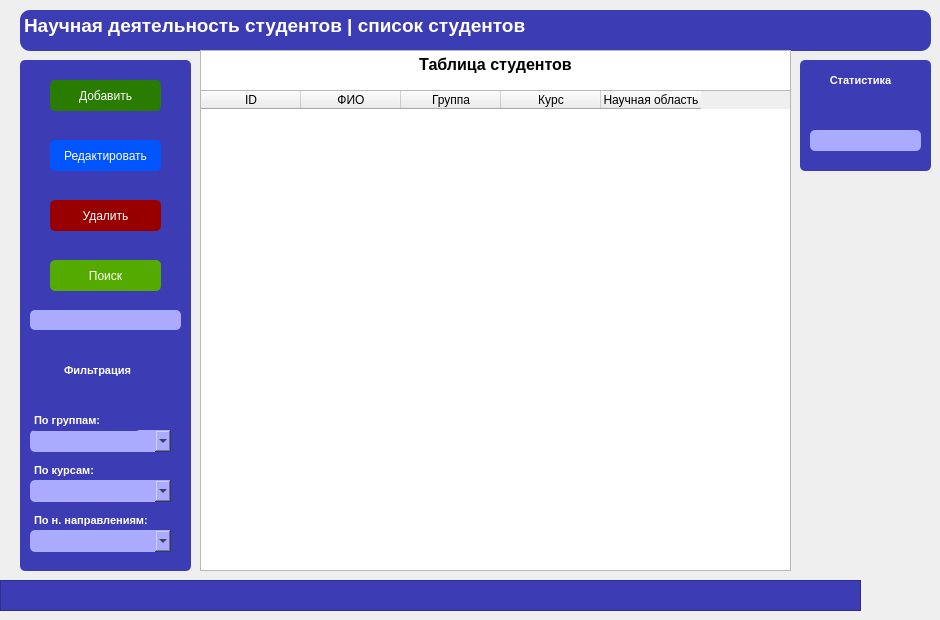
    <widget class="QWidget" name="Students">
     <attribute name="title">
      <string>Tab 1</string>
     </attribute>
     <widget class="QTextEdit" name="NamedOfPageStudents">
      <property name="geometry">
       <rect>
        <x>20</x>
        <y>10</y>
        <width>911</width>
        <height>41</height>
       </rect>
      </property>
      <property name="styleSheet">
       <string notr="true">background-color: rgb(60, 60, 180);
border-radius: 10px;</string>
      </property>
      <property name="html">
       <string>&lt;!DOCTYPE HTML PUBLIC &quot;-//W3C//DTD HTML 4.0//EN&quot; &quot;http://www.w3.org/TR/REC-html40/strict.dtd&quot;&gt;
&lt;html&gt;&lt;head&gt;&lt;meta name=&quot;qrichtext&quot; content=&quot;1&quot; /&gt;&lt;style type=&quot;text/css&quot;&gt;
p, li { white-space: pre-wrap; }
&lt;/style&gt;&lt;/head&gt;&lt;body style=&quot; font-family:'MS Shell Dlg 2'; font-size:8.25pt; font-weight:400; font-style:normal;&quot;&gt;
&lt;p style=&quot; margin-top:0px; margin-bottom:0px; margin-left:0px; margin-right:0px; -qt-block-indent:0; text-indent:0px;&quot;&gt;&lt;span style=&quot; font-size:14pt; font-weight:600; color:#ffffff;&quot;&gt;Научная деятельность студентов | список студентов&lt;/span&gt;&lt;/p&gt;&lt;/body&gt;&lt;/html&gt;</string>
      </property>
     </widget>
     <widget class="QTableWidget" name="TableStudent">
      <property name="geometry">
       <rect>
        <x>200</x>
        <y>90</y>
        <width>591</width>
        <height>481</height>
       </rect>
      </property>
      <property name="styleSheet">
       <string notr="true"/>
      </property>
      <column>
       <property name="text">
        <string>ID</string>
       </property>
      </column>
      <column>
       <property name="text">
        <string>ФИО</string>
       </property>
      </column>
      <column>
       <property name="text">
        <string>Группа</string>
       </property>
      </column>
      <column>
       <property name="text">
        <string>Курс</string>
       </property>
      </column>
      <column>
       <property name="text">
        <string>Научная область</string>
       </property>
      </column>
     </widget>
     <widget class="QFrame" name="StudentFrame">
      <property name="geometry">
       <rect>
        <x>20</x>
        <y>60</y>
        <width>171</width>
        <height>511</height>
       </rect>
      </property>
      <property name="styleSheet">
       <string notr="true">background-color: rgb(60, 60, 180);
border-radius: 5px;
</string>
      </property>
      <property name="frameShape">
       <enum>QFrame::StyledPanel</enum>
      </property>
      <property name="frameShadow">
       <enum>QFrame::Raised</enum>
      </property>
      <widget class="QPushButton" name="AddStudentBtn">
       <property name="geometry">
        <rect>
         <x>30</x>
         <y>20</y>
         <width>111</width>
         <height>31</height>
        </rect>
       </property>
       <property name="styleSheet">
        <string notr="true">background-color: rgb(41, 124, 0);
border-color: rgb(60, 60, 180);
color: rgb(255, 255, 255);</string>
       </property>
       <property name="text">
        <string>Добавить</string>
       </property>
      </widget>
      <widget class="Line" name="FashionLine">
       <property name="geometry">
        <rect>
         <x>20</x>
         <y>60</y>
         <width>118</width>
         <height>3</height>
        </rect>
       </property>
       <property name="orientation">
        <enum>Qt::Horizontal</enum>
       </property>
      </widget>
      <widget class="QPushButton" name="EditStudentBtn">
       <property name="geometry">
        <rect>
         <x>30</x>
         <y>80</y>
         <width>111</width>
         <height>31</height>
        </rect>
       </property>
       <property name="styleSheet">
        <string notr="true">border-color: rgb(60, 60, 180);
background-color: rgb(0, 85, 255);
color: rgb(255, 255, 255);</string>
       </property>
       <property name="text">
        <string>Редактировать</string>
       </property>
      </widget>
      <widget class="Line" name="line">
       <property name="geometry">
        <rect>
         <x>20</x>
         <y>120</y>
         <width>118</width>
         <height>3</height>
        </rect>
       </property>
       <property name="orientation">
        <enum>Qt::Horizontal</enum>
       </property>
      </widget>
      <widget class="QPushButton" name="DelStudentBtn">
       <property name="geometry">
        <rect>
         <x>30</x>
         <y>140</y>
         <width>111</width>
         <height>31</height>
        </rect>
       </property>
       <property name="styleSheet">
        <string notr="true">border-color: rgb(60, 60, 180);
background-color: rgb(152, 0, 0);
color: rgb(255, 255, 255);</string>
       </property>
       <property name="text">
        <string>Удалить</string>
       </property>
      </widget>
      <widget class="Line" name="line_2">
       <property name="geometry">
        <rect>
         <x>20</x>
         <y>190</y>
         <width>118</width>
         <height>3</height>
        </rect>
       </property>
       <property name="orientation">
        <enum>Qt::Horizontal</enum>
       </property>
      </widget>
      <widget class="QPushButton" name="FindStudentBtn">
       <property name="geometry">
        <rect>
         <x>30</x>
         <y>200</y>
         <width>111</width>
         <height>31</height>
        </rect>
       </property>
       <property name="styleSheet">
        <string notr="true">border-color: rgb(60, 60, 180);
background-color: rgb(85, 170, 0);
color: rgb(255, 255, 255);</string>
       </property>
       <property name="text">
        <string>Поиск</string>
       </property>
      </widget>
      <widget class="QLineEdit" name="FindStudentLine">
       <property name="geometry">
        <rect>
         <x>10</x>
         <y>250</y>
         <width>151</width>
         <height>20</height>
        </rect>
       </property>
       <property name="styleSheet">
        <string notr="true">background-color: rgb(170, 170, 255);
border-color: rgb(85, 0, 255);</string>
       </property>
      </widget>
      <widget class="Line" name="line_3">
       <property name="geometry">
        <rect>
         <x>20</x>
         <y>290</y>
         <width>118</width>
         <height>3</height>
        </rect>
       </property>
       <property name="orientation">
        <enum>Qt::Horizontal</enum>
       </property>
      </widget>
      <widget class="QTextEdit" name="textEdit">
       <property name="geometry">
        <rect>
         <x>40</x>
         <y>300</y>
         <width>81</width>
         <height>31</height>
        </rect>
       </property>
       <property name="html">
        <string>&lt;!DOCTYPE HTML PUBLIC &quot;-//W3C//DTD HTML 4.0//EN&quot; &quot;http://www.w3.org/TR/REC-html40/strict.dtd&quot;&gt;
&lt;html&gt;&lt;head&gt;&lt;meta name=&quot;qrichtext&quot; content=&quot;1&quot; /&gt;&lt;style type=&quot;text/css&quot;&gt;
p, li { white-space: pre-wrap; }
&lt;/style&gt;&lt;/head&gt;&lt;body style=&quot; font-family:'MS Shell Dlg 2'; font-size:8.25pt; font-weight:400; font-style:normal;&quot;&gt;
&lt;p style=&quot; margin-top:0px; margin-bottom:0px; margin-left:0px; margin-right:0px; -qt-block-indent:0; text-indent:0px;&quot;&gt;&lt;span style=&quot; font-weight:600; color:#ffffff;&quot;&gt;Фильтрация&lt;/span&gt;&lt;/p&gt;&lt;/body&gt;&lt;/html&gt;</string>
       </property>
      </widget>
      <widget class="QComboBox" name="FiltrByGroup">
       <property name="geometry">
        <rect>
         <x>10</x>
         <y>370</y>
         <width>141</width>
         <height>22</height>
        </rect>
       </property>
       <property name="styleSheet">
        <string notr="true">background-color: rgb(170, 170, 255);
border: none;</string>
       </property>
      </widget>
      <widget class="QTextEdit" name="textEdit_2">
       <property name="geometry">
        <rect>
         <x>10</x>
         <y>350</y>
         <width>111</width>
         <height>21</height>
        </rect>
       </property>
       <property name="html">
        <string>&lt;!DOCTYPE HTML PUBLIC &quot;-//W3C//DTD HTML 4.0//EN&quot; &quot;http://www.w3.org/TR/REC-html40/strict.dtd&quot;&gt;
&lt;html&gt;&lt;head&gt;&lt;meta name=&quot;qrichtext&quot; content=&quot;1&quot; /&gt;&lt;style type=&quot;text/css&quot;&gt;
p, li { white-space: pre-wrap; }
&lt;/style&gt;&lt;/head&gt;&lt;body style=&quot; font-family:'MS Shell Dlg 2'; font-size:8.25pt; font-weight:400; font-style:normal;&quot;&gt;
&lt;p style=&quot; margin-top:0px; margin-bottom:0px; margin-left:0px; margin-right:0px; -qt-block-indent:0; text-indent:0px;&quot;&gt;&lt;span style=&quot; font-weight:600; color:#ffffff;&quot;&gt;По группам:&lt;/span&gt;&lt;/p&gt;&lt;/body&gt;&lt;/html&gt;</string>
       </property>
      </widget>
      <widget class="QTextEdit" name="textEdit_3">
       <property name="geometry">
        <rect>
         <x>10</x>
         <y>400</y>
         <width>111</width>
         <height>21</height>
        </rect>
       </property>
       <property name="html">
        <string>&lt;!DOCTYPE HTML PUBLIC &quot;-//W3C//DTD HTML 4.0//EN&quot; &quot;http://www.w3.org/TR/REC-html40/strict.dtd&quot;&gt;
&lt;html&gt;&lt;head&gt;&lt;meta name=&quot;qrichtext&quot; content=&quot;1&quot; /&gt;&lt;style type=&quot;text/css&quot;&gt;
p, li { white-space: pre-wrap; }
&lt;/style&gt;&lt;/head&gt;&lt;body style=&quot; font-family:'MS Shell Dlg 2'; font-size:8.25pt; font-weight:400; font-style:normal;&quot;&gt;
&lt;p style=&quot; margin-top:0px; margin-bottom:0px; margin-left:0px; margin-right:0px; -qt-block-indent:0; text-indent:0px;&quot;&gt;&lt;span style=&quot; font-weight:600; color:#ffffff;&quot;&gt;По курсам:&lt;/span&gt;&lt;/p&gt;&lt;/body&gt;&lt;/html&gt;</string>
       </property>
      </widget>
      <widget class="QComboBox" name="FiltrByCurs">
       <property name="geometry">
        <rect>
         <x>10</x>
         <y>420</y>
         <width>141</width>
         <height>22</height>
        </rect>
       </property>
       <property name="styleSheet">
        <string notr="true">background-color: rgb(170, 170, 255);
border: none;</string>
       </property>
      </widget>
      <widget class="QTextEdit" name="textEdit_4">
       <property name="geometry">
        <rect>
         <x>10</x>
         <y>450</y>
         <width>151</width>
         <height>21</height>
        </rect>
       </property>
       <property name="html">
        <string>&lt;!DOCTYPE HTML PUBLIC &quot;-//W3C//DTD HTML 4.0//EN&quot; &quot;http://www.w3.org/TR/REC-html40/strict.dtd&quot;&gt;
&lt;html&gt;&lt;head&gt;&lt;meta name=&quot;qrichtext&quot; content=&quot;1&quot; /&gt;&lt;style type=&quot;text/css&quot;&gt;
p, li { white-space: pre-wrap; }
&lt;/style&gt;&lt;/head&gt;&lt;body style=&quot; font-family:'MS Shell Dlg 2'; font-size:8.25pt; font-weight:400; font-style:normal;&quot;&gt;
&lt;p style=&quot; margin-top:0px; margin-bottom:0px; margin-left:0px; margin-right:0px; -qt-block-indent:0; text-indent:0px;&quot;&gt;&lt;span style=&quot; font-weight:600; color:#ffffff;&quot;&gt;По н. направлениям:&lt;/span&gt;&lt;/p&gt;&lt;/body&gt;&lt;/html&gt;</string>
       </property>
      </widget>
      <widget class="QComboBox" name="FiltrByScience">
       <property name="geometry">
        <rect>
         <x>10</x>
         <y>470</y>
         <width>141</width>
         <height>22</height>
        </rect>
       </property>
       <property name="styleSheet">
        <string notr="true">background-color: rgb(170, 170, 255);
border: none;</string>
       </property>
      </widget>
     </widget>
     <widget class="QFrame" name="StudentsFrame">
      <property name="geometry">
       <rect>
        <x>800</x>
        <y>60</y>
        <width>131</width>
        <height>111</height>
       </rect>
      </property>
      <property name="styleSheet">
       <string notr="true">background-color: rgb(60, 60, 180);
border-radius: 5px;
</string>
      </property>
      <property name="frameShape">
       <enum>QFrame::StyledPanel</enum>
      </property>
      <property name="frameShadow">
       <enum>QFrame::Raised</enum>
      </property>
      <widget class="QTextEdit" name="textEdit_9">
       <property name="geometry">
        <rect>
         <x>10</x>
         <y>10</y>
         <width>101</width>
         <height>31</height>
        </rect>
       </property>
       <property name="html">
        <string>&lt;!DOCTYPE HTML PUBLIC &quot;-//W3C//DTD HTML 4.0//EN&quot; &quot;http://www.w3.org/TR/REC-html40/strict.dtd&quot;&gt;
&lt;html&gt;&lt;head&gt;&lt;meta name=&quot;qrichtext&quot; content=&quot;1&quot; /&gt;&lt;style type=&quot;text/css&quot;&gt;
p, li { white-space: pre-wrap; }
&lt;/style&gt;&lt;/head&gt;&lt;body style=&quot; font-family:'MS Shell Dlg 2'; font-size:8.25pt; font-weight:400; font-style:normal;&quot;&gt;
&lt;p align=&quot;center&quot; style=&quot; margin-top:0px; margin-bottom:0px; margin-left:0px; margin-right:0px; -qt-block-indent:0; text-indent:0px;&quot;&gt;&lt;span style=&quot; font-weight:600; color:#ffffff;&quot;&gt;Статистика&lt;/span&gt;&lt;/p&gt;&lt;/body&gt;&lt;/html&gt;</string>
       </property>
      </widget>
      <widget class="Line" name="line_7">
       <property name="geometry">
        <rect>
         <x>7</x>
         <y>50</y>
         <width>121</width>
         <height>20</height>
        </rect>
       </property>
       <property name="orientation">
        <enum>Qt::Horizontal</enum>
       </property>
      </widget>
      <widget class="QLabel" name="TotalStudentStat">
       <property name="geometry">
        <rect>
         <x>10</x>
         <y>70</y>
         <width>111</width>
         <height>21</height>
        </rect>
       </property>
       <property name="styleSheet">
        <string notr="true">background-color: rgb(170, 170, 255);</string>
       </property>
       <property name="text">
        <string/>
       </property>
      </widget>
     </widget>
     <widget class="QTextEdit" name="textEdit_6">
      <property name="geometry">
       <rect>
        <x>200</x>
        <y>50</y>
        <width>591</width>
        <height>41</height>
       </rect>
      </property>
      <property name="html">
       <string>&lt;!DOCTYPE HTML PUBLIC &quot;-//W3C//DTD HTML 4.0//EN&quot; &quot;http://www.w3.org/TR/REC-html40/strict.dtd&quot;&gt;
&lt;html&gt;&lt;head&gt;&lt;meta name=&quot;qrichtext&quot; content=&quot;1&quot; /&gt;&lt;style type=&quot;text/css&quot;&gt;
p, li { white-space: pre-wrap; }
&lt;/style&gt;&lt;/head&gt;&lt;body style=&quot; font-family:'MS Shell Dlg 2'; font-size:8.25pt; font-weight:400; font-style:normal;&quot;&gt;
&lt;p align=&quot;center&quot; style=&quot; margin-top:0px; margin-bottom:0px; margin-left:0px; margin-right:0px; -qt-block-indent:0; text-indent:0px;&quot;&gt;&lt;span style=&quot; font-size:12pt; font-weight:600;&quot;&gt;Таблица студентов&lt;/span&gt;&lt;/p&gt;&lt;/body&gt;&lt;/html&gt;</string>
      </property>
     </widget>
     <widget class="QFrame" name="frame_4">
      <property name="geometry">
       <rect>
        <x>0</x>
        <y>580</y>
        <width>861</width>
        <height>31</height>
       </rect>
      </property>
      <property name="styleSheet">
       <string notr="true">background-color: rgb(60, 60, 180);</string>
      </property>
      <property name="frameShape">
       <enum>QFrame::StyledPanel</enum>
      </property>
      <property name="frameShadow">
       <enum>QFrame::Raised</enum>
      </property>
     </widget>
    </widget>
